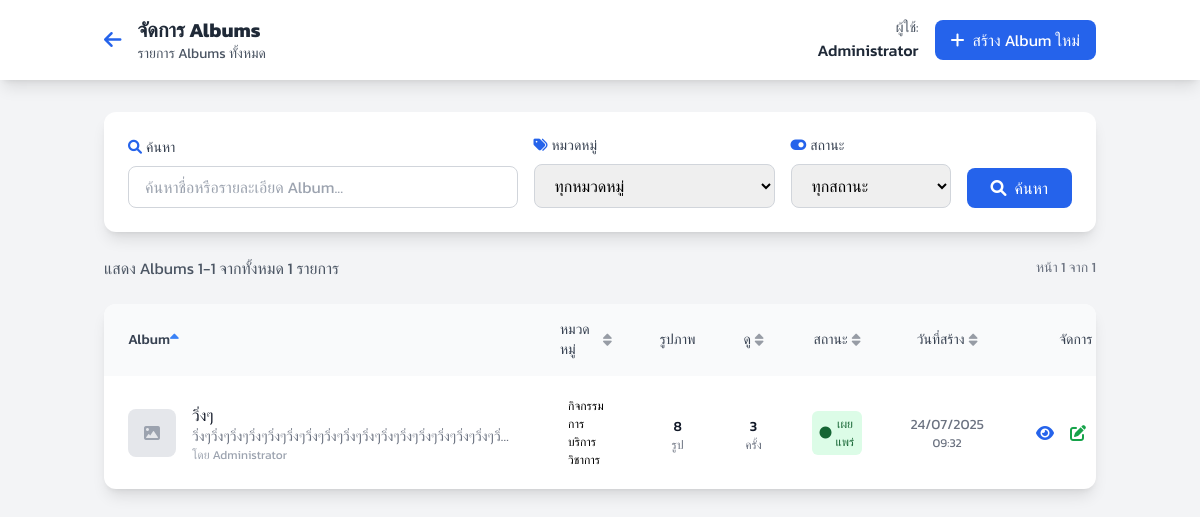
The page /admin/album_manage.php?sort=title&order=asc (signed in) on the database its author committed.
### tables this page shows
CREATE TABLE `albums` (
  `id` int NOT NULL,
  `category_id` int NOT NULL,
  `title` varchar(200) NOT NULL,
  `description` text,
  `cover_image` varchar(255) DEFAULT NULL,
  `status` enum('active','inactive') DEFAULT 'active',
  `view_count` int DEFAULT '0',
  `date_created` date NOT NULL,
  `created_by` int DEFAULT NULL,
  `created_at` timestamp NULL DEFAULT CURRENT_TIMESTAMP,
  `updated_at` timestamp NULL DEFAULT CURRENT_TIMESTAMP ON UPDATE CURRENT_TIMESTAMP
);

CREATE TABLE `album_categories` (
  `id` int NOT NULL,
  `name` varchar(100) NOT NULL,
  `description` text,
  `icon` varchar(50) DEFAULT 'fas fa-folder',
  `color` varchar(20) DEFAULT 'bg-blue-600',
  `created_at` timestamp NULL DEFAULT CURRENT_TIMESTAMP
);

### html/admin/album_manage.php (the view, shortened to what the rows shown need)
<?php
include_once 'Auth.php';
$database = new Database();
$db = $database->getConnection();
$auth = new Auth($db);
$auth->requireLogin();
$current_user = $auth->getCurrentUser();
$search = isset($_GET['search']) ? trim($_GET['search']) : '';
$category_filter = isset($_GET['category']) ? (int)$_GET['category'] : 0;
$status_filter = isset($_GET['status']) ? $_GET['status'] : '';
$sort = isset($_GET['sort']) ? $_GET['sort'] : 'created_at';
$order = isset($_GET['order']) && $_GET['order'] === 'asc' ? 'ASC' : 'DESC';
$page = isset($_GET['page']) ? max(1, (int)$_GET['page']) : 1;
$per_page = 10;
$offset = ($page - 1) * $per_page;
$where_conditions = ['1=1'];
$params = [];
$where_clause = implode(' AND ', $where_conditions);
$valid_sorts = ['title', 'created_at', 'view_count', 'category_name', 'status'];
$sort_field = in_array($sort, $valid_sorts) ? $sort : 'created_at';
if ($sort_field === 'category_name') {
    $sort_field = 'c.name';
} elseif ($sort_field === 'title') {
    $sort_field = 'a.title';
} elseif ($sort_field === 'created_at') {
    $sort_field = 'a.created_at';
} elseif ($sort_field === 'view_count') {
    $sort_field = 'a.view_count';
} elseif ($sort_field === 'status') {
    $sort_field = 'a.status';
}
$albums_query = "SELECT a.*, c.name as category_name, c.color as category_color,
                        (SELECT COUNT(*) FROM album_images WHERE album_id = a.id) as image_count,
                        (SELECT image_path FROM album_images WHERE album_id = a.id AND is_cover = 1 LIMIT 1) as cover_image_path,
                        u.full_name as created_by_name
                 FROM albums a
                 JOIN album_categories c ON a.category_id = c.id
                 LEFT JOIN admin_users u ON a.created_by = u.id
                 WHERE {$where_clause}
                 ORDER BY {$sort_field} {$order}
                 LIMIT {$per_page} OFFSET {$offset}";
$albums_stmt = $db->prepare($albums_query);
$albums_stmt->execute($params);
$albums = $albums_stmt->fetchAll(PDO::FETCH_ASSOC);
?>
<!DOCTYPE html>
<html lang="th">
<head>
    <link rel="stylesheet" href="../assets/css/kanit-font.css">
    <script src="https://cdn.tailwindcss.com"></script>
    <link rel="stylesheet" href="https://cdnjs.cloudflare.com/ajax/libs/font-awesome/6.0.0/css/all.min.css">
</head>
<body class="bg-gray-100">
    <nav class="bg-white shadow-lg">
        <div class="container mx-auto px-4">
            <div class="flex justify-between items-center py-4">
                <div class="flex items-center space-x-4">
                    <div>
                        <h1 class="text-xl font-bold text-gray-800">จัดการ Albums</h1>
                    </div>
                </div>
                <div class="flex items-center space-x-4">
                    <div class="text-right">
                        <div class="text-sm text-gray-600">ผู้ใช้:</div>
                        <div class="font-medium text-gray-800">
                            <?php echo htmlspecialchars($current_user['full_name']); ?>
                        </div>
                    </div>
                </div>
            </div>
        </div>
    </nav>
    <div class="container mx-auto px-4 py-8">
        <div class="bg-white rounded-xl shadow-lg overflow-hidden">
            <?php if (empty($albums)): ?>
                <div class="text-center py-12">
                    <i class="fas fa-folder-open text-6xl text-gray-400 mb-4"></i>
                    <h3 class="text-xl font-semibold text-gray-600 mb-2">ไม่มี Albums</h3>
                    <p class="text-gray-500 mb-4">
                        <?php if (!empty($search) || $category_filter || !empty($status_filter)): ?>
                            ไม่พบ Albums ที่ตรงกับเงื่อนไขที่ค้นหา
                        <?php else: ?>
                            ยังไม่มี Albums ในระบบ
                        <?php endif; ?>
                    </p>
                    <a href="album_create.php" class="bg-blue-600 text-white px-6 py-3 rounded-lg hover:bg-blue-700 transition-colors">
                        <i class="fas fa-plus mr-2"></i>สร้าง Album แรก
                    </a>
                </div>
            <?php else: ?>
                <div class="overflow-x-auto">
                    <table class="w-full table-hover">
                        <thead class="bg-gray-50">
                            <tr>
                                <th class="px-6 py-4 text-left">
                                    <a href="?<?php echo http_build_query(array_merge($_GET, ['sort' => 'title', 'order' => ($sort === 'title' && $order === 'ASC') ? 'desc' : 'asc'])); ?>"
                                       class="flex items-center text-sm font-medium text-gray-700 hover:text-blue-600">
                                        Album
                                        <i class="fas fa-sort<?php echo $sort === 'title' ? ($order === 'ASC' ? '-up sort-active' : '-down sort-active') : ' sort-arrow'; ?>"></i>
                                    </a>
                                </th>
                                <th class="px-6 py-4 text-left">
                                    <a href="?<?php echo http_build_query(array_merge($_GET, ['sort' => 'category_name', 'order' => ($sort === 'category_name' && $order === 'ASC') ? 'desc' : 'asc'])); ?>"
                                       class="flex items-center text-sm font-medium text-gray-700 hover:text-blue-600">
                                        หมวดหมู่
                                        <i class="fas fa-sort<?php echo $sort === 'category_name' ? ($order === 'ASC' ? '-up sort-active' : '-down sort-active') : ' sort-arrow'; ?>"></i>
                                    </a>
                                </th>
                                <th class="px-6 py-4 text-center text-sm font-medium text-gray-700">รูปภาพ</th>
                                <th class="px-6 py-4 text-center">
                                    <a href="?<?php echo http_build_query(array_merge($_GET, ['sort' => 'view_count', 'order' => ($sort === 'view_count' && $order === 'ASC') ? 'desc' : 'asc'])); ?>"
                                       class="flex items-center justify-center text-sm font-medium text-gray-700 hover:text-blue-600">
                                        ดู
                                        <i class="fas fa-sort<?php echo $sort === 'view_count' ? ($order === 'ASC' ? '-up sort-active' : '-down sort-active') : ' sort-arrow'; ?>"></i>
                                    </a>
                                </th>
                                <th class="px-6 py-4 text-center">
                                    <a href="?<?php echo http_build_query(array_merge($_GET, ['sort' => 'status', 'order' => ($sort === 'status' && $order === 'ASC') ? 'desc' : 'asc'])); ?>"
                                       class="flex items-center justify-center text-sm font-medium text-gray-700 hover:text-blue-600">
                                        สถานะ
                                        <i class="fas fa-sort<?php echo $sort === 'status' ? ($order === 'ASC' ? '-up sort-active' : '-down sort-active') : ' sort-arrow'; ?>"></i>
                                    </a>
                                </th>
                                <th class="px-6 py-4 text-center">
                                    <a href="?<?php echo http_build_query(array_merge($_GET, ['sort' => 'created_at', 'order' => ($sort === 'created_at' && $order === 'ASC') ? 'desc' : 'asc'])); ?>"
                                       class="flex items-center justify-center text-sm font-medium text-gray-700 hover:text-blue-600">
                                        วันที่สร้าง
                                        <i class="fas fa-sort<?php echo $sort === 'created_at' ? ($order === 'ASC' ? '-up sort-active' : '-down sort-active') : ' sort-arrow'; ?>"></i>
                                    </a>
                                </th>
                                <th class="px-6 py-4 text-center text-sm font-medium text-gray-700">จัดการ</th>
                            </tr>
                        </thead>
                        <tbody class="divide-y divide-gray-200">
                            <?php foreach ($albums as $album): ?>
                                <tr>
                                    <td class="px-6 py-4">
                                        <div class="flex items-center">
                                            <?php if ($album['cover_image_path']): ?>
                                                <img src="../<?php echo htmlspecialchars($album['cover_image_path']); ?>"
                                                     alt="Cover" class="w-12 h-12 rounded-lg object-cover mr-4">
                                            <?php else: ?>
                                                <div class="w-12 h-12 bg-gray-200 rounded-lg flex items-center justify-center mr-4">
                                                    <i class="fas fa-image text-gray-400"></i>
                                                </div>
                                            <?php endif; ?>
                                            <div>
                                                <div class="font-medium text-gray-900">
                                                    <?php echo htmlspecialchars($album['title']); ?>
                                                </div>
                                                <div class="text-sm text-gray-500 max-w-xs truncate">
                                                    <?php echo htmlspecialchars($album['description']); ?>
                                                </div>
                                                <?php if ($album['created_by_name']): ?>
                                                    <div class="text-xs text-gray-400">
                                                        โดย <?php echo htmlspecialchars($album['created_by_name']); ?>
                                                    </div>
                                                <?php endif; ?>
                                            </div>
                                        </div>
                                    </td>
                                    <td class="px-6 py-4">
                                        <span class="status-badge" style="background-color: <?php echo htmlspecialchars($album['category_color'] . '20'); ?>; color: <?php echo htmlspecialchars($album['category_color']); ?>;">
                                            <?php echo htmlspecialchars($album['category_name']); ?>
                                        </span>
                                    </td>
                                    <td class="px-6 py-4 text-center">
                                        <span class="text-sm font-medium text-gray-900">
                                            <?php echo number_format($album['image_count']); ?>
                                        </span>
                                        <div class="text-xs text-gray-500">รูป</div>
                                    </td>
                                    <td class="px-6 py-4 text-center">
                                        <span class="text-sm font-medium text-gray-900">
                                            <?php echo number_format($album['view_count']); ?>
                                        </span>
                                        <div class="text-xs text-gray-500">ครั้ง</div>
                                    </td>
                                    <td class="px-6 py-4 text-center">
                                        <span class="status-badge <?php echo $album['status'] === 'active' ? 'status-active' : 'status-inactive'; ?>">
                                            <i class="fas fa-circle text-xs mr-1"></i>
                                            <?php echo $album['status'] === 'active' ? 'เผยแพร่' : 'ไม่เผยแพร่'; ?>
                                        </span>
                                    </td>
                                    <td class="px-6 py-4 text-center text-sm text-gray-500">
                                        <?php echo date('d/m/Y', strtotime($album['created_at'])); ?>
                                        <div class="text-xs">
                                            <?php echo date('H:i', strtotime($album['created_at'])); ?>
                                        </div>
                                    </td>
                                    <td class="px-6 py-4 text-center">
                                        <div class="flex items-center justify-center space-x-2">
                                            <a href="../album_detail.php?id=<?php echo $album['id']; ?>"
                                               target="_blank"
                                               class="text-blue-600 hover:text-blue-800 p-1 rounded transition-colors"
                                               title="ดู Album">
                                                <i class="fas fa-eye"></i>
                                            </a>
                                            <a href="album_edit.php?id=<?php echo $album['id']; ?>"
                                               class="text-green-600 hover:text-green-800 p-1 rounded transition-colors"
                                               title="แก้ไข">
                                                <i class="fas fa-edit"></i>
                                            </a>
                                        </div>
                                    </td>
                                </tr>
                            <?php endforeach; ?>
                        </tbody>
                    </table>
                </div>
            <?php endif; ?>
        </div>
    </div>
</body>
</html>

### rows shown on the page
albums: title "วิ่งๆ", description "วิ่งๆวิ่งๆวิ่งๆวิ่งๆวิ่งๆวิ่งๆวิ่งๆวิ่งๆวิ่งๆวิ่งๆวิ่งๆวิ่งๆวิ่งๆวิ่งๆวิ่งๆวิ่งๆวิ่…", created_by.full_name "Administrator", category.name "กิจกรรมการบริการวิชาการ", image_count "8", view_count "3", status "เผยแพร่", created_at "24/07/2025", created_at "09:32"

### other values the page prints
$current_user['full_name'] "Administrator"
$offset + 1 "1"
min($offset + $per_page, $total_records) "1"
$total_records "1"
$page "1"
$total_pages "1"
